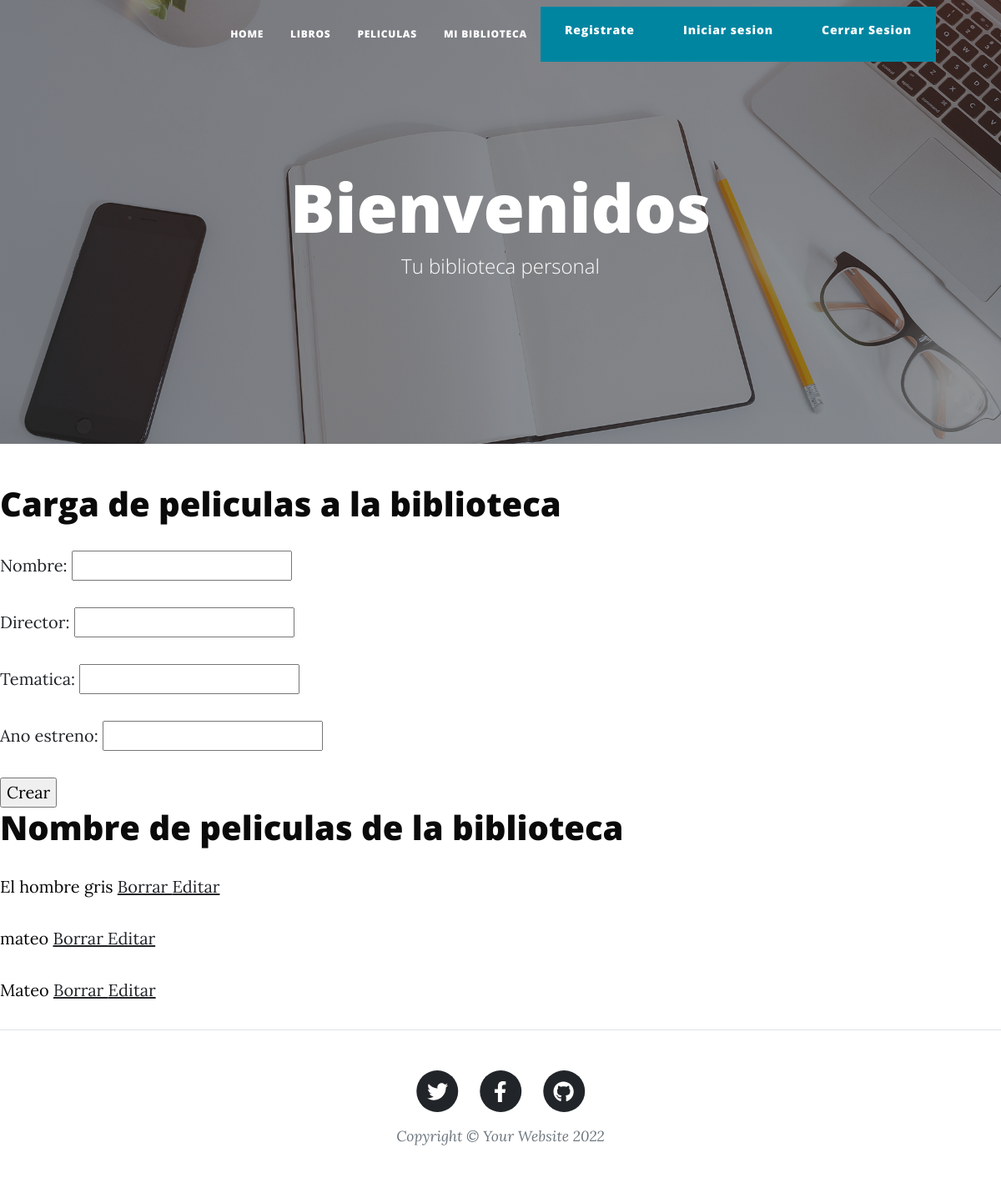
/libreria/peliculas/ (signed in), run on an earlier commit of the app's database.
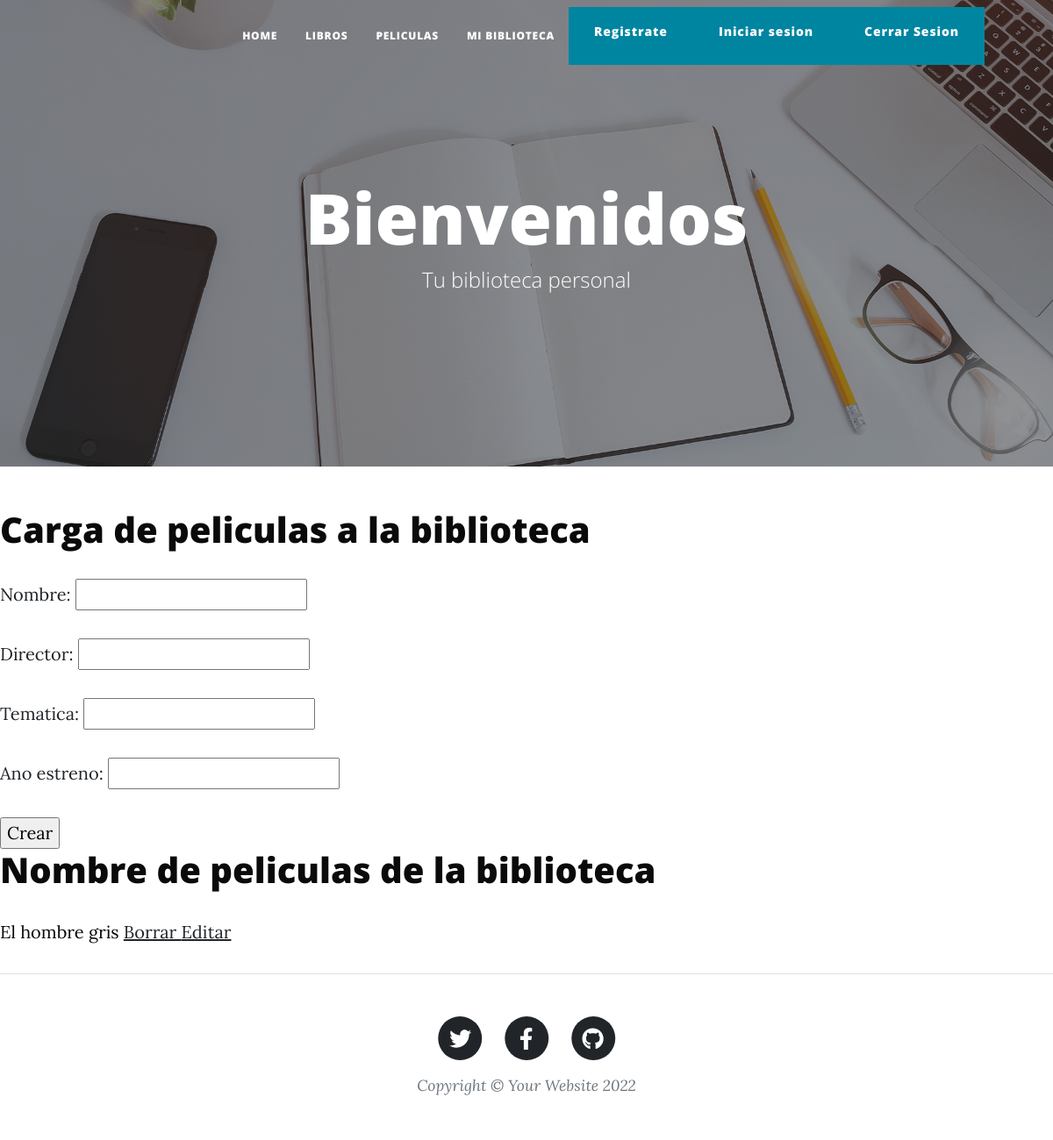
And on a later commit of the database.
### libreria/models.py (models this page shows, shortened)
class pelicula(models.Model):
    nombre = models.CharField(max_length=100)
    director = models.CharField(max_length=100)
    tematica = models.CharField(max_length=100)
    ano_estreno = models.IntegerField()

### libreria/views.py (the view, shortened to what this page needs)
# urls.py: path("peliculas/", peliculas, name ="peliculas"),
@login_required
def peliculas(request):
    peliculas = pelicula.objects.all()
    if request.method == "GET":
        formulario_pelicula = peliculaformulario()
        context = {
            "mensaje": "Todos nuestras Peliculas!",
            "mensaje_bienvenida": "Bienvenid@s!",
            "peliculas": peliculas,
            "formulario_pelicula": formulario_pelicula
        }
        return render(request, "libreria/peliculas.html", context)

### libreria/forms.py
class peliculaformulario(Form):
    nombre = CharField(max_length=100)
    director = CharField(max_length=100)
    tematica = CharField(max_length=100)
    ano_estreno = IntegerField()

### libreria/templates/libreria/peliculas.html (shortened to what this page needs)
<!DOCTYPE html>
<html lang="en">
<head>
</head>
<body>
    {% extends 'libreria/base.html' %}
    {% block pelicula %}
    <h1 style="color: rgb(10, 10, 10)">Carga de peliculas a la biblioteca</h1>
    <form method="post">{% csrf_token %}
        {{formulario_pelicula.as_p}}
        <input type="submit" value="Crear">
    </form>
    <h1 style="color: rgb(10, 10, 10)">Nombre de peliculas de la biblioteca</h1>
    {% for pelicula in peliculas %}
    <p style="color: rgb(7, 7, 7)">{{pelicula.nombre}}
        <a href="{% url 'borrarpelicula' pelicula.id %}"> Borrar </a>
        <a href="{% url 'editarpelicula' pelicula.id %}"> Editar </a> </p>
{% endfor %}
    {% endblock %}

What changed in the data, as far as the page shows it:
removed pelicula: nombre "mateo"
removed pelicula: nombre "Mateo"
